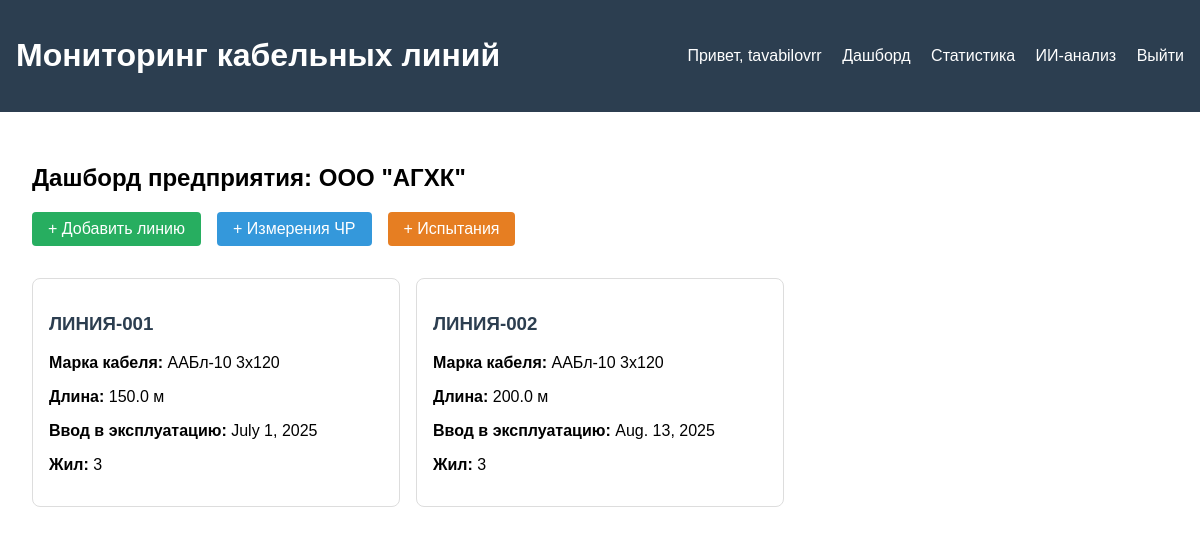
The page /dashboard/ (signed in) on the database its author committed.
### cable_manager/models.py (models this page shows, shortened)
class Enterprise(models.Model):
    name = models.CharField(max_length=255, verbose_name="Название предприятия")
    address = models.TextField(blank=True, verbose_name="Адрес")
    class Meta:
        verbose_name = 'Предприятие'
        verbose_name_plural = 'Предприятия'

class CableLine(models.Model):
    number = models.CharField(max_length=100, unique=True, verbose_name="Номер кабельной линии")
    enterprise = models.ForeignKey(Enterprise, on_delete=models.CASCADE, verbose_name="Предприятие")
    cable_brand = models.CharField(max_length=255, verbose_name="Марка кабеля")
    start_muff = models.CharField(max_length=255, verbose_name="Марка концевой муфты в начале")
    end_muff = models.CharField(max_length=255, verbose_name="Марка концевой муфты в конце")
    connect_muff_1 = models.CharField(max_length=255, blank=True, null=True, verbose_name="1-я соединительная муфта")
    connect_muff_2 = models.CharField(max_length=255, blank=True, null=True, verbose_name="2-я соединительная муфта")
    connect_muff_3 = models.CharField(max_length=255, blank=True, null=True, verbose_name="3-я соединительная муфта")
    length = models.FloatField(validators=[MinValueValidator(0.0)], verbose_name="Длина кабеля (м)")
    core_count = models.PositiveIntegerField(verbose_name="Количество жил")
    commissioning_date = models.DateField(verbose_name="Дата ввода в эксплуатацию")
    created_at = models.DateTimeField(auto_now_add=True, verbose_name="Дата создания записи")
    updated_at = models.DateTimeField(auto_now=True, verbose_name="Дата последнего обновления")
    class Meta:
        verbose_name = 'Кабельная линия'
        verbose_name_plural = 'Кабельные линии'

### cable_manager/views.py (the view)
# urls.py: path('dashboard/', views.dashboard, name='dashboard'),
@login_required
def dashboard(request):
    user_enterprise = request.user.userprofile.enterprise
    cable_lines = CableLine.objects.filter(enterprise=user_enterprise)
    context = {
        'cable_lines': cable_lines,
        'enterprise': user_enterprise
    }
    return render(request, 'cable_manager/dashboard.html', context)

### cable_manager/templates/cable_manager/dashboard.html
{% extends 'cable_manager/base.html' %}
{% block content %}
<h2>Дашборд предприятия: {{ enterprise.name }}</h2>
<div style="margin-bottom: 2rem; display: flex; gap: 1rem;">
    <a href="{% url 'add_cable_line' %}" style="background: #27ae60; color: white; padding: 0.5rem 1rem; text-decoration: none; border-radius: 4px;">
        + Добавить линию
    </a>
    <a href="{% url 'add_measurement_session' %}" style="background: #3498db; color: white; padding: 0.5rem 1rem; text-decoration: none; border-radius: 4px;">
        + Измерения ЧР
    </a>
    <a href="{% url 'add_high_voltage_test' %}" style="background: #e67e22; color: white; padding: 0.5rem 1rem; text-decoration: none; border-radius: 4px;">
        + Испытания
    </a>
</div>
<div class="cable-grid">
    {% for cable in cable_lines %}
    <div class="cable-card">
        <h3><a href="{% url 'cable_line_detail' cable.id %}" style="text-decoration: none; color: #2c3e50;">{{ cable.number }}</a></h3>
        <p><strong>Марка кабеля:</strong> {{ cable.cable_brand }}</p>
        <p><strong>Длина:</strong> {{ cable.length }} м</p>
        <p><strong>Ввод в эксплуатацию:</strong> {{ cable.commissioning_date }}</p>
        <p><strong>Жил:</strong> {{ cable.core_count }}</p>
    </div>
    {% empty %}
    <p>Нет кабельных линий для отображения</p>
    {% endfor %}
</div>
{% endblock %}

### cable_manager/templates/cable_manager/base.html (shortened to what this page needs)
<!DOCTYPE html>
<html lang="ru">
<head>
</head>
<body>
    <div class="header">
        <div class="nav">
            <h1>Мониторинг кабельных линий</h1>
            <div class="nav-links">
                {% if user.is_authenticated %}
                    <span>Привет, {{ user.username }}</span>
                    <a href="{% url 'dashboard' %}">Дашборд</a>
                    <a href="{% url 'statistics' %}">Статистика</a>
                    <a href="{% url 'ai_analysis' %}">ИИ-анализ</a>
                    <a href="{% url 'logout' %}">Выйти</a>
                {% else %}
                    <a href="{% url 'login' %}">Войти</a>
                {% endif %}
            </div>
        </div>
    </div>
    <div class="container">
        {% block content %}
        {% endblock %}
    </div>
</body>
</html>

### cable_manager/templates/cable_manager/base.html (style rules this page uses)
body { font-family: Arial, sans-serif; margin: 0; padding: 0; }
.header { background: #2c3e50; color: white; padding: 1rem; }
.nav { display: flex; justify-content: space-between; align-items: center; }
.nav-links a { color: white; margin-left: 1rem; text-decoration: none; }
.container { max-width: 1200px; margin: 0 auto; padding: 2rem; }
.cable-grid { display: grid; grid-template-columns: repeat(auto-fill, minmax(300px, 1fr)); gap: 1rem; }
.cable-card { border: 1px solid #ddd; padding: 1rem; border-radius: 8px; }

### rows shown on the page
Enterprise: name "ООО \"АГХК\""
CableLine: number "ЛИНИЯ-001", cable_brand "ААБл-10 3х120", length "150.0", commissioning_date "July 1, 2025", core_count "3"
CableLine: number "ЛИНИЯ-002", cable_brand "ААБл-10 3х120", length "200.0", commissioning_date "Aug. 13, 2025", core_count "3"

### other values the page prints
{{ user.username }} "tavabilovrr"
